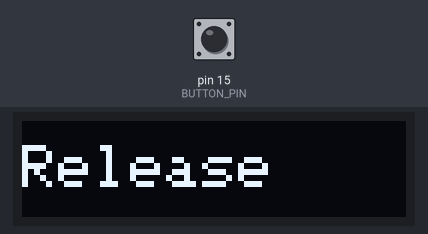
Simulated run of this sketch. Board: Arduino Uno, built with avr-gcc and run on an emulated ATmega328P. Shown: 128×32 one-colour display. The inputs (shaded band) are chosen by the test bench; at power-on: pin 15 (BUTTON_PIN) HIGH.

Above: at 1.2 s.
1.3 s: pin 15 (BUTTON_PIN) pulled LOW for 0.15 s
At 1.38 s:
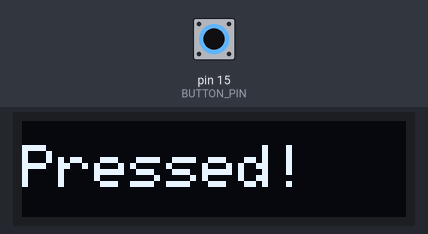
2.9 s: pin 15 (BUTTON_PIN) pulled LOW for 3.2 s
Timing chart, 0 to 5.9 s (numbered marks = the images above; inputs shaded):
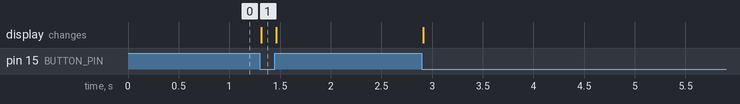

The sketch:

button-test.ino
```cpp
#include <Wire.h>
#include <Adafruit_GFX.h>
#include <Adafruit_SSD1306.h>

#define SCREEN_WIDTH 128            // OLED width in pixels
#define SCREEN_HEIGHT 32            // OLED height in pixels
#define OLED_ADDR 0x3C              // I2C address
#define OLED_RESET -1               // Reset pin (not used)

Adafruit_SSD1306 display(SCREEN_WIDTH, SCREEN_HEIGHT, &Wire, OLED_RESET);

const int BUTTON_PIN = 15;          // Use GPIO15 for the button
bool lastPressed = false;           // Track last button state

void setup() {
  Serial.begin(115200);
  pinMode(BUTTON_PIN, INPUT_PULLUP);  // HIGH when released, LOW when pressed

  // Initialize OLED
  if (!display.begin(SSD1306_SWITCHCAPVCC, OLED_ADDR)) {
    Serial.println("OLED init failed");
    while (true);
  }

  // Set contrast to maximum (command 0x81, value 0xFF)
  display.ssd1306_command(SSD1306_SETCONTRAST);
  display.ssd1306_command(0xFF);

  // Initial display
  display.clearDisplay();
  display.setTextSize(2);
  display.setTextColor(SSD1306_WHITE);
  display.setCursor(0, 8);
  display.println("Release");
  display.display();
}

void loop() {
  bool pressed = (digitalRead(BUTTON_PIN) == LOW);

  // Only update when the state changes
  if (pressed != lastPressed) {
    display.clearDisplay();
    display.setCursor(0, 8);
    if (pressed) {
      display.println("Pressed!");
    } else {
      display.println("Release");
    }
    display.display();
    lastPressed = pressed;
  }
  // No delay needed—updates occur only on change
}
```

Measured:
- after the input at 1.3 s, the display: changes at once (image 1)
